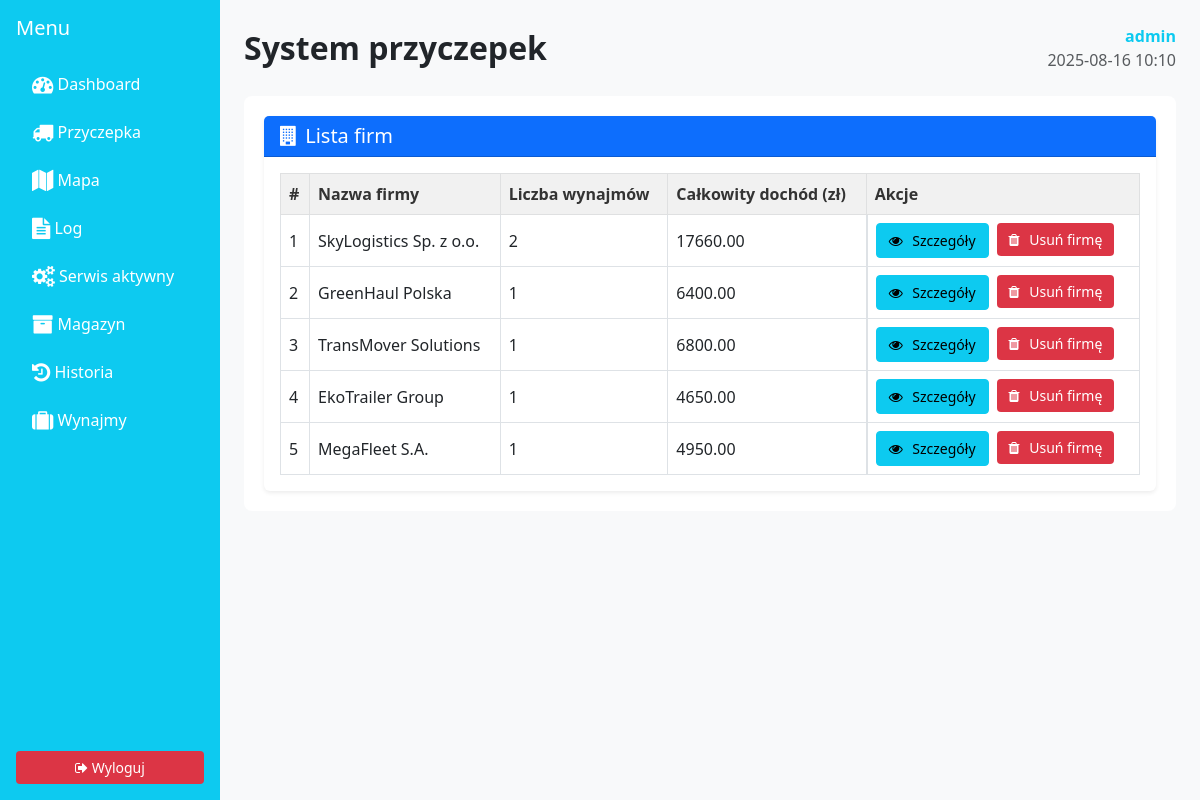
/companies/ (signed in), run on the app's committed database.
### rentalapp/models.py (models this page shows, shortened)
class Company(models.Model):
    name = models.CharField(max_length=100)
    email = models.EmailField(blank=True, null=True)
    phone = models.CharField(max_length=30, blank=True, null=True)

### rentalapp/views.py (the view)
# urls.py: path('companies/', views.company_list_view, name='company_list'),
@login_required
def company_list_view(request):
    companies = Company.objects.all()
    for company in companies:
        rentals = Rental.objects.filter(company=company)
        company.total_rentals = rentals.count()
        company.total_income = sum(r.cost for r in rentals)
    return render(request, 'rentalapp/rent/company_list.html', {
        'companies': companies
    })

### templates/rentalapp/rent/company_list.html (shortened to what this page needs)
{% extends 'rentalapp/base.html' %}
{% block content %}
    <div class="container mt-4">
        <div class="card shadow-sm border-0">
            <div class="card-header bg-primary text-white">
                <h5 class="mb-0"><i class="fa fa-building me-2"></i>Lista firm</h5>
            </div>
            <div class="card-body">
                {% if companies %}
                    <div class="table-responsive">
                        <table class="table table-bordered table-hover align-middle mb-0">
                            <thead class="table-light">
                            <tr>
                                <th>#</th>
                                <th>Nazwa firmy</th>
                                <th>Liczba wynajmów</th>
                                <th>Całkowity dochód (zł)</th>
                                <th>Akcje</th>
                            </tr>
                            </thead>
                            <tbody>
                            {% for company in companies %}
                                <tr>
                                    <td>{{ forloop.counter }}</td>
                                    <td>{{ company.name }}</td>
                                    <td>{{ company.total_rentals }}</td>
                                    <td>{{ company.total_income|default:"0.00" }}</td>
                                    <td class="d-flex gap-2">
                                        <a href="{% url 'rentalapp:company_rent_detail' company.id %}"
                                           class="btn btn-sm btn-info">
                                            <i class="fa fa-eye"></i> Szczegóły
                                        </a>
                                        <form method="post" action="{% url 'rentalapp:delete_company' company.id %}"
                                              onsubmit="return confirm('Czy na pewno chcesz usunąć tę firmę?');">
                                            <button type="submit" class="btn btn-sm btn-danger">
                                                <i class="fa fa-trash"></i> Usuń firmę
                                            </button>
                                        </form>
                                    </td>
                                </tr>
                            {% endfor %}
                            </tbody>
                        </table>
                    </div>
                {% else %}
                    <div class="alert alert-info text-center mb-0">
                        Brak zarejestrowanych firm.
                    </div>
                {% endif %}
            </div>
        </div>
    </div>
{% endblock %}

### templates/rentalapp/base.html (shortened to what this page needs)
{% load static %}
{% load tz %}
<!DOCTYPE html>
<html lang="pl">
<head>
  <link rel="stylesheet" href="https://cdn.jsdelivr.net/npm/bootstrap@5.3.0/dist/css/bootstrap.min.css">
  <link rel="stylesheet" href="https://cdn.jsdelivr.net/npm/font-awesome@4.7.0/css/font-awesome.min.css">
  <link rel="stylesheet" href="{% static 'rentalapp/css/style.css' %}">
</head>
<body>
<div class="d-flex">
    <div class="bg-info text-white p-3 d-flex flex-column" style="width: 220px; min-height: 100vh;">
        <h5 class="mb-4">Menu</h5>
        <ul class="nav flex-column">
            <li class="nav-item mb-2">
                <a class="nav-link text-white" href="{% url 'rentalapp:dashboard' %}"><i class="fa fa-tachometer fa-lg"></i> Dashboard</a>
            </li>
            <li class="nav-item mb-2">
                <a class="nav-link text-white" href="{% url 'rentalapp:trailer_list' %}"><i class="fa fa-truck fa-lg"></i> Przyczepka</a>
            </li>
            <li class="nav-item mb-2">
                <a class="nav-link text-white" href="{% url 'rentalapp:map_view' %}"><i class="fa fa-map fa-lg"></i> Mapa</a>
            </li>
            <li class="nav-item mb-2">
                <a class="nav-link text-white" href="{% url 'rentalapp:log' %}"><i class="fa fa-file-text fa-lg"></i> Log</a>
            </li>
            <li class="nav-item mb-2">
                <a class="nav-link text-white" href="{% url 'rentalapp:active_services' %}">
                    <i class="fa fa-cogs fa-lg"></i> Serwis aktywny
                </a>
            </li>
            <li class="nav-item mb-2">
                <a class="nav-link text-white" href="{% url 'rentalapp:warehouse_manager' %}"><i class="fa fa-archive fa-lg"></i> Magazyn</a>
            </li>
            <li class="nav-item mb-2">
                <a class="nav-link text-white" href="{% url 'rentalapp:rental_history' %}">
    <i class="fa fa-history fa-lg"></i> Historia
</a>
            </li>
            <li class="nav-item mb-2">
                <a class="nav-link text-white" href="{% url 'rentalapp:rent' %}"><i class="fa fa-suitcase fa-lg"></i> Wynajmy</a>
            </li>
        </ul>
        {% if user.is_authenticated %}
        <div class="mt-auto">
            <a class="btn btn-danger w-100" href="{% url 'rentalapp:logout' %}">
                <i class="fa fa-sign-out"></i> Wyloguj
            </a>
        </div>
        {% endif %}
    </div>
    <div class="p-4 flex-grow-1">
        <div class="d-flex justify-content-between align-items-center mb-4">
            <h2 class="mb-0">System przyczepek</h2>
            {% if user.is_authenticated %}
            <div class="text-end">
                <div class="text-info fw-bold">
                    {% if user.groups.exists %}{{ user.groups.first.name }} {{ user.username }}
                    {% else %}{{ user.username }}{% endif %}
                </div>
                <div class="text-muted">{% now "Y-m-d H:i" %}</div>
            </div>
            {% endif %}
        </div>
        {% block content %}{% endblock content %}
    </div>
</div>
</body>
</html>

### static/rentalapp/css/style.css (style rules this page uses)
body { background-color: #f8f9fa; font-family: 'Segoe UI', sans-serif; color: #212529; }
.container { background-color: #fff; padding: 20px; border-radius: 8px; }
h1, h2, h3 { font-weight: bold; }
.table th { background-color: #f1f1f1; color: #333; font-weight: bold; }
.table td, .table th { vertical-align: middle; }
.btn { border-radius: 4px; padding: 6px 12px; font-size: 14px; }
.btn-danger { background-color: #dc3545; border: none; }
.table td .fa { margin-right: 6px; }
.mt-4 { margin-top: 1.5rem; }
.w-100 { width: 100%; }

### data on the page
Company: name "SkyLogistics Sp. z o.o.", total_rentals "2", total_income "17660.00"
Company: name "GreenHaul Polska", total_rentals "1", total_income "6400.00"
Company: name "TransMover Solutions", total_rentals "1", total_income "6800.00"
Company: name "EkoTrailer Group", total_rentals "1", total_income "4650.00"
Company: name "MegaFleet S.A.", total_rentals "1", total_income "4950.00"

### other printed values
{{ user.username }} "admin"
